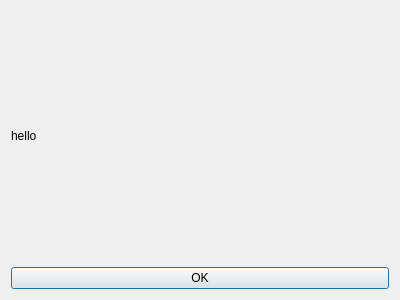
<?xml version="1.0" encoding="UTF-8"?>
<ui version="4.0">
 <class>Dialog</class>
 <widget class="QDialog" name="Dialog">
  <property name="geometry">
   <rect>
    <x>0</x>
    <y>0</y>
    <width>400</width>
    <height>300</height>
   </rect>
  </property>
  <property name="windowTitle">
   <string>Dialog</string>
  </property>
  <layout class="QGridLayout" name="gridLayout">
   <item row="0" column="0">
    <widget class="QLabel" name="label">
     <property name="text">
      <string>hello</string>
     </property>
    </widget>
   </item>
   <item row="1" column="0">
    <widget class="QPushButton" name="pushButton">
     <property name="text">
      <string>OK</string>
     </property>
    </widget>
   </item>
  </layout>
 </widget>
 <resources/>
 <connections/>
</ui>
